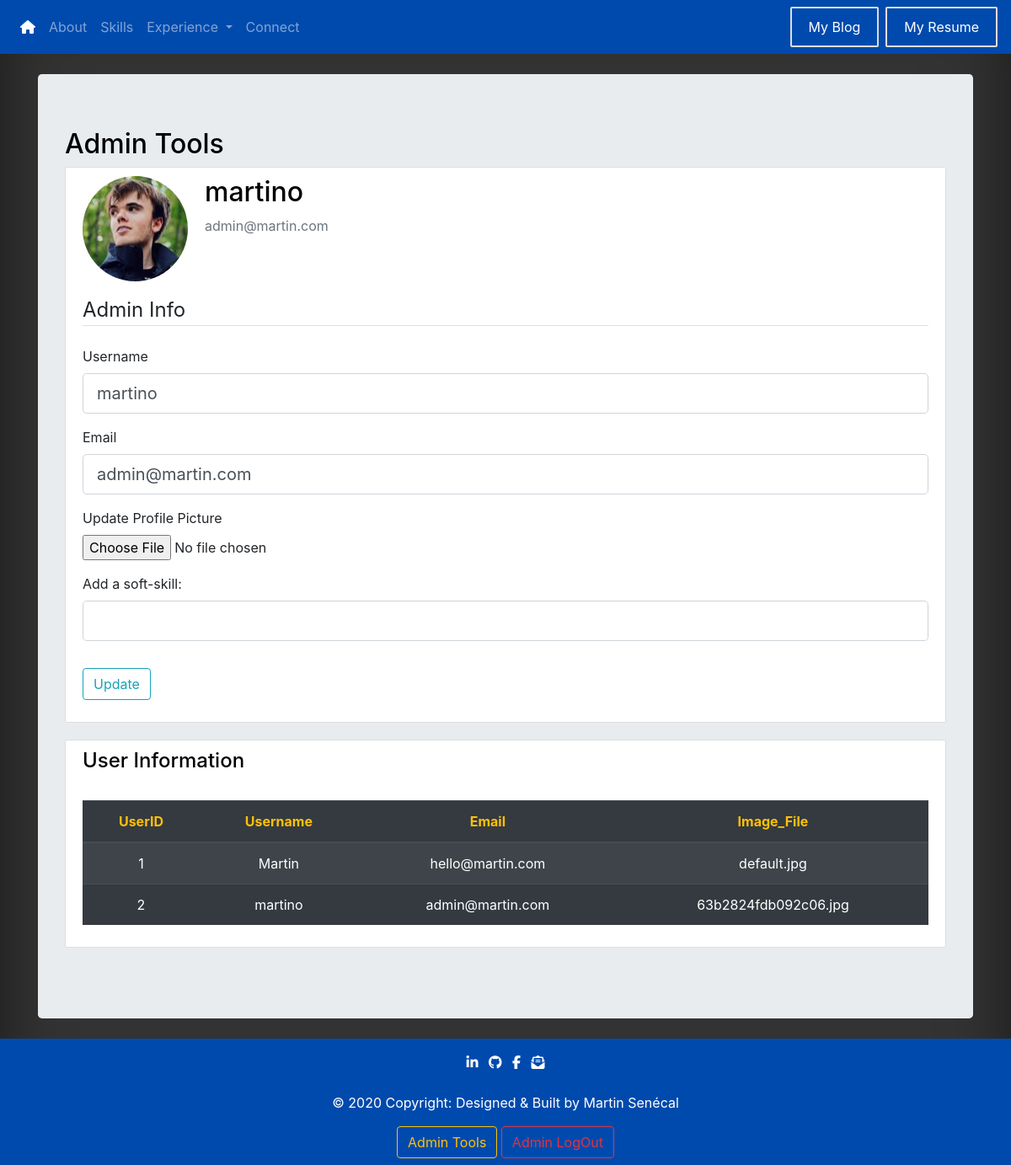
The app's page /admin (signed in), older data.
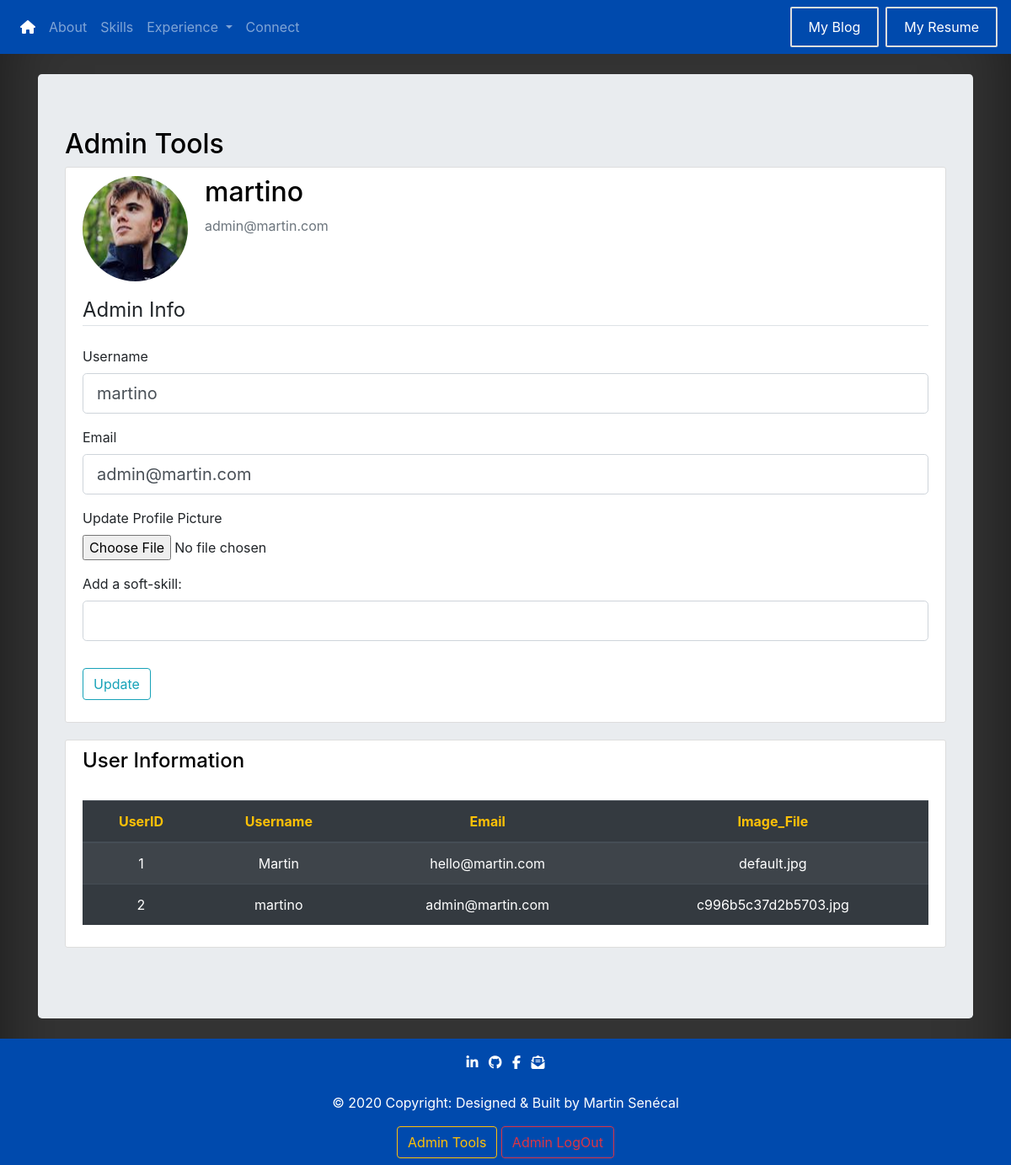
The same page, newer data.
### portfolio/models.py (models this page shows, shortened)
class User(db.Model, UserMixin):
    id = db.Column(db.Integer, primary_key=True)  # Way to Identify User.
    username = db.Column(db.String(20), unique=True, nullable=False)  # Unique Username and Mandatory.
    email = db.Column(db.String(100), unique=True, nullable=False)  # Unique Email and Mandatory.
    image_file = db.Column(db.String(20), nullable=False, default='default.jpg')  # Profile Pictures.
    password = db.Column(db.String(60), nullable=False)  # Hash Password
    posts = db.relationship('Post', backref='author', lazy=True)  # Load Data from the same user.

### portfolio/users/routes.py (the view)
@users.route("/admin", methods=['GET', 'POST'])
@login_required
def admin():
    users = User.query.all()
    form = UpdateAdminForm()
    if form.validate_on_submit():
        if form.picture.data:
            picture_file = save_picture(form.picture.data)
            current_user.image_file = picture_file
        current_user.username = form.username.data
        current_user.email = form.email.data
        if form.skillName.data != "":
            skill = Skill(type='Soft', content=form.skillName.data)
            db.session.add(skill)
        db.session.commit()
        flash('Your account has been updated!', 'success')
        return redirect(url_for('users.admin'))
    elif request.method == 'GET':
        form.username.data = current_user.username
        form.email.data = current_user.email
        form.skillName.data = ""
    image_file = url_for('static',
                         filename='profile_pics/' + current_user.image_file)  # Location of the Image in Static Folder
    return render_template('admin.html', image_file=image_file, form=form, users=users)

### portfolio/users/forms.py (shortened to what this page needs)
class UpdateAdminForm(FlaskForm):
    username = StringField('Username',
                           validators=[DataRequired(), Length(min=2, max=20)])
    email = StringField('Email',
                        validators=[DataRequired(), Email()])
    picture = FileField('Update Profile Picture', validators=[FileAllowed(['jpg', 'png'])])
    skillName = StringField('Add a soft-skill:', validators=[Length(min=0, max=78)])
    submit = SubmitField('Update')

### portfolio/models.py (called while the page is built)
@login_manager.user_loader
def load_user(user_id):
    return User.query.get(int(user_id))

### portfolio/templates/admin.html (shortened to what this page needs)
{% extends "base.html" %}
{% block body %}
    <div class="container jumbotron my-4">
        <h2>Admin Tools</h2>
        <div class="content-section">
            <div class="media">
                <img class="rounded-circle account-img" src="{{ image_file }}">
                <div class="media-body">
                    <h2 class="account-heading">{{ current_user.username }}</h2>
                    <p class="text-secondary">{{ current_user.email }}</p>
                </div>
            </div>
            <form method="POST" action="" enctype="multipart/form-data">
                <fieldset class="form-group">
                    <legend class="border-bottom mb-4">Admin Info</legend>
                    <div class="form-group">
                        {{ form.username.label(class="form-control-label") }}
                        {% if form.username.errors %}
                            {{ form.username(class="form-control form-control-lg is-invalid") }}
                            <div class="invalid-feedback">
                                {% for error in form.username.errors %}
                                    <span>{{ error }}</span>
                                {% endfor %}
                            </div>
                        {% else %}
                            {{ form.username(class="form-control form-control-lg") }}
                        {% endif %}
                    </div>
                    <div class="form-group">
                        {{ form.email.label(class="form-control-label") }}
                        {% if form.email.errors %}
                            {{ form.email(class="form-control form-control-lg is-invalid") }}
                            <div class="invalid-feedback">
                                {% for error in form.email.errors %}
                                    <span>{{ error }}</span>
                                {% endfor %}
                            </div>
                        {% else %}
                            {{ form.email(class="form-control form-control-lg") }}
                        {% endif %}
                    </div>
                    <div class="form-group">
                        {{ form.picture.label() }}
                        {{ form.picture(class="form-control-file") }}
                    </div>
                    <div class="form-group">
                        {{ form.skillName.label(class="form-control-label") }}
                        {% if form.skillName.errors %}
                            {{ form.skillName(class="form-control form-control-lg is-invalid") }}
                            <div class="invalid-feedback">
                                {% for error in form.skillName.errors %}
                                    <span>{{ error }}</span>
                                {% endfor %}
                            </div>
                        {% else %}
                            {{ form.skillName(class="form-control form-control-lg") }}
                        {% endif %}
                    </div>
                </fieldset>
                <div class="form-group">
                    {{ form.submit(class="btn btn-outline-info") }}
                </div>
            </form>
        </div>
        <div class="content-section">
            <h4> User Information </h4>
            <br>
            <table class="table table-striped table-dark">
                <thead>
                <tr>
                    <th class="text-warning" scope="col">UserID</th>
                    <th class="text-warning" scope="col">Username</th>
                    <th class="text-warning" scope="col">Email</th>
                    <th class="text-warning" scope="col">Image_File</th>
                </tr>
                </thead>
                <tbody>
                {% for user in users %}
                    <tr>
                        <td class="text-white">{{ user.id }}</td>
                        <td class="text-white">{{ user.username }}</td>
                        <td class="text-white">{{ user.email }}</td>
                        <td class="text-white">{{ user.image_file }}</td>
                    </tr>
                {% endfor %}
                </tbody>
            </table>
        </div>
    </div>
{% endblock %}

### portfolio/templates/base.html (shortened to what this page needs)
<!DOCTYPE html>
<html lang="en">
<head>
    <link rel="stylesheet" href="https://maxcdn.bootstrapcdn.com/bootstrap/4.3.1/css/bootstrap.min.css">
    <link rel="stylesheet" href="https://cdnjs.cloudflare.com/ajax/libs/font-awesome/4.7.0/css/font-awesome.min.css">
    <link rel="stylesheet" type="text/css" href="{{ url_for('static',filename='css/basedesign.css') }}">
    <link rel="stylesheet" type="text/css" href="{{ url_for('static',filename='css/extradesign.css') }}">
</head>
<body>
<nav class="navbar navbar-expand-lg navbar-dark bg-blue" style="background-color: #004aad" ;>
    <div class="collapse navbar-collapse" id="navbarTogglerDemo02">
        <ul class="navbar-nav mr-auto mt-2 mt-lg-0">
            <li class="nav-item">
                <a class="nav-link" href="{{ url_for('main.homepage') }}">
                    <i class="fas fa-home"></i>
                </a>
            </li>
            <li class="nav-item">
                <a class="nav-link" href="{{ url_for('main.about') }}">About <span class="sr-only">(current)</span></a>
            </li>
            <li class="nav-item">
                <a class="nav-link" href="{{ url_for('main.skills') }}">Skills</a>
            </li>
            <li class="nav-item dropdown">
                <a class="nav-link dropdown-toggle" href="#" id="navbarDropdownMenuLink" role="button"
                   data-toggle="dropdown" aria-haspopup="true" aria-expanded="false">
                    Experience
                </a>
            </li>
            <li class="nav-item">
                <a class="nav-link" href="{{ url_for('main.connect') }}">Connect</a>
            </li>
        </ul>
        <form class="form-inline my-2 my-lg-0">
             <a href="{{ url_for('posts.blog') }}">
                <button type="button" class="btn btn-outline-info mr-2">My Blog</button>
            </a>
            <a href="{{ url_for('static',filename='martin-resume.pdf') }}">
                <button type="button" class="btn btn-secondary">My Resume</button>
            </a>
        </form>
    </div>
</nav>
<div class="container">
    {% block body %}
    {% endblock %}
</div>
{% block footer %}
<footer class="font-small pt-3 bg-blue footersticky" style="background-color: #004aad" ;
">
<div class="container">
    <ul class="list-unstyled list-inline text-center">
        <li class="list-inline-item">
            <a href="https://www.linkedin.com/in/martin-senecal/">
                <i class="fab fa-linkedin-in"> </i>
            </a>
        </li>
        <li class="list-inline-item">
            <a href="https://github.com/martinsenecal">
                <i class="fab fa-github"> </i>
            </a>
        </li>
        <li class="list-inline-item">
            <a href="https://www.facebook.com/martin.seneca1">
                <i class="fab fa-facebook-f"> </i>
            </a>
        </li>
        <li class="list-inline-item">
            <a href="mailto:martinsenecal2000@gmail.com">
                <i class="fas fa-envelope-open-text"></i>
            </a>
        </li>
    </ul>
</div>
<div class="footer-copyright text-center py-2">
    <a href="https://github.com/martinsenecal">
        <p id="footertext"> © 2020 Copyright: Designed & Built by Martin Senécal </p>
    </a>
    {% if current_user.is_authenticated %}
        <a class="btn btn-outline-warning" href="{{ url_for('users.admin') }}">
            Admin Tools
        </a>
        <a class="btn btn-outline-danger" href="{{ url_for('users.logout') }}">
            Admin LogOut
        </a>
    {% else %}
        <a class="btn btn-outline-danger" href="{{ url_for('users.login') }}">
            Admin Login
        </a>
    {% endif %}
</div>
</footer>
{% endblock footer %}
</body>
</html>

### portfolio/static/css/basedesign.css (style rules this page uses)
body { background-color: #333; box-shadow: inset 0 0 5rem rgba(0, 0, 0, .5); display: block; }
#footertext { color: white; }
h1, h2, h3, h4, h5, h6, h7, td, thead, p { color: black; }
i { color: white; }
a { color: white; }
.footersticky { position: relative; left: 0; bottom: 0; width: 100%; }
.content-section { background: #ffffff; padding: 10px 20px; border: 1px solid #dddddd; border-radius: 3px; margin-bottom: 20px; }

### portfolio/static/css/extradesign.css (style rules this page uses)
td, th, thead { text-align: center; }
.form-inline { display: flex; flex-flow: row wrap; align-items: center; text-align: center; }
.form-inline button { padding: 10px 20px; background-color: #004aad; border: 2px solid #ddd; color: white; border-radius: 2px; }
.account-img { height: 125px; width: 125px; margin-right: 20px; margin-bottom: 16px; }

Row changes from the older to the newer data that the page shows:
changed User "martino": image_file "63b2824fdb092c06.jpg" → "c996b5c37d2b5703.jpg"
